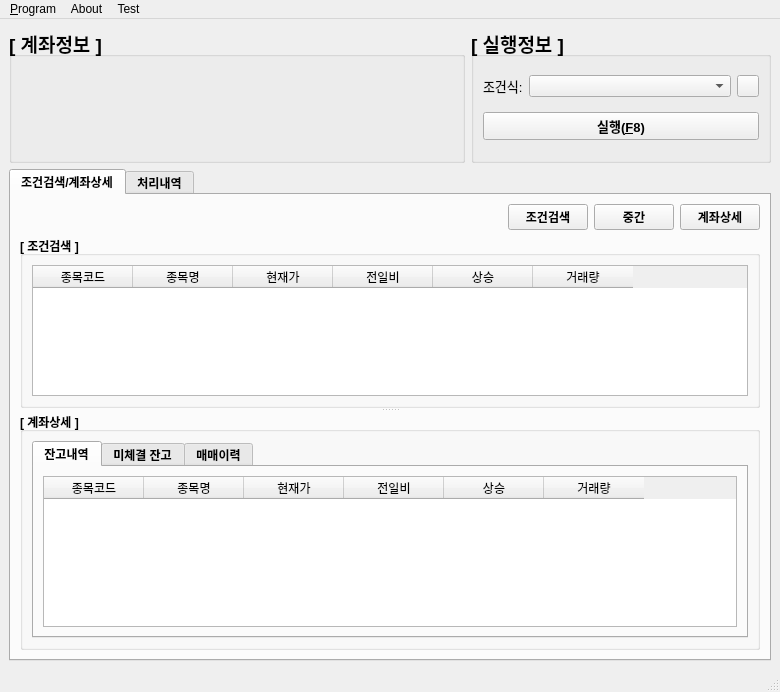
<?xml version="1.0" encoding="UTF-8"?>
<ui version="4.0">
 <class>MainWindow</class>
 <widget class="QMainWindow" name="MainWindow">
  <property name="geometry">
   <rect>
    <x>0</x>
    <y>0</y>
    <width>780</width>
    <height>692</height>
   </rect>
  </property>
  <property name="windowTitle">
   <string>MainWindow</string>
  </property>
  <widget class="QWidget" name="centralwidget">
   <layout class="QGridLayout" name="gridLayout" columnstretch="3,0">
    <item row="0" column="0" rowspan="2">
     <widget class="QGroupBoxMyAccount" name="gbMyAccount">
      <property name="minimumSize">
       <size>
        <width>450</width>
        <height>135</height>
       </size>
      </property>
      <property name="font">
       <font>
        <family>Arial</family>
        <pointsize>14</pointsize>
        <weight>75</weight>
        <bold>true</bold>
       </font>
      </property>
      <property name="title">
       <string>[ 계좌정보 ]</string>
      </property>
     </widget>
    </item>
    <item row="2" column="0" colspan="2">
     <widget class="QTabWidget" name="tabWidget">
      <property name="font">
       <font>
        <weight>75</weight>
        <bold>true</bold>
       </font>
      </property>
      <property name="currentIndex">
       <number>0</number>
      </property>
      <widget class="QWidget" name="tab">
       <attribute name="title">
        <string>조건검색/계좌상세</string>
       </attribute>
       <layout class="QGridLayout" name="gridLayout_5">
        <item row="0" column="0">
         <spacer name="horizontalSpacer">
          <property name="orientation">
           <enum>Qt::Horizontal</enum>
          </property>
          <property name="sizeHint" stdset="0">
           <size>
            <width>40</width>
            <height>20</height>
           </size>
          </property>
         </spacer>
        </item>
        <item row="1" column="0" colspan="4">
         <widget class="QSplitter" name="splitter">
          <property name="frameShadow">
           <enum>QFrame::Plain</enum>
          </property>
          <property name="orientation">
           <enum>Qt::Vertical</enum>
          </property>
          <widget class="QGroupBox" name="gbConStocks">
           <property name="title">
            <string>[ 조건검색 ]</string>
           </property>
           <layout class="QGridLayout" name="gridLayout_3">
            <item row="0" column="0">
             <widget class="QTableWidgetMyStocks" name="twConStocks">
              <property name="sizeAdjustPolicy">
               <enum>QAbstractScrollArea::AdjustIgnored</enum>
              </property>
              <property name="editTriggers">
               <set>QAbstractItemView::NoEditTriggers</set>
              </property>
              <property name="selectionMode">
               <enum>QAbstractItemView::SingleSelection</enum>
              </property>
              <property name="selectionBehavior">
               <enum>QAbstractItemView::SelectRows</enum>
              </property>
              <property name="sortingEnabled">
               <bool>true</bool>
              </property>
              <attribute name="horizontalHeaderShowSortIndicator" stdset="0">
               <bool>true</bool>
              </attribute>
              <attribute name="horizontalHeaderStretchLastSection">
               <bool>false</bool>
              </attribute>
              <attribute name="verticalHeaderCascadingSectionResizes">
               <bool>false</bool>
              </attribute>
              <attribute name="verticalHeaderShowSortIndicator" stdset="0">
               <bool>false</bool>
              </attribute>
              <attribute name="verticalHeaderStretchLastSection">
               <bool>false</bool>
              </attribute>
              <column>
               <property name="text">
                <string>종목코드</string>
               </property>
              </column>
              <column>
               <property name="text">
                <string>종목명</string>
               </property>
              </column>
              <column>
               <property name="text">
                <string>현재가</string>
               </property>
              </column>
              <column>
               <property name="text">
                <string>전일비</string>
               </property>
              </column>
              <column>
               <property name="text">
                <string>상승</string>
               </property>
              </column>
              <column>
               <property name="text">
                <string>거래량</string>
               </property>
              </column>
             </widget>
            </item>
           </layout>
          </widget>
          <widget class="QGroupBox" name="gbMyStocks">
           <property name="styleSheet">
            <string notr="true"/>
           </property>
           <property name="title">
            <string>[ 계좌상세 ] </string>
           </property>
           <layout class="QGridLayout" name="gridLayout_6">
            <item row="0" column="0">
             <widget class="QTabWidget" name="tabAccount">
              <property name="currentIndex">
               <number>0</number>
              </property>
              <widget class="QWidget" name="tab3">
               <attribute name="title">
                <string>잔고내역</string>
               </attribute>
               <layout class="QGridLayout" name="gridLayout_7">
                <item row="0" column="0">
                 <widget class="QTableWidgetMyStocks" name="twMyStocks">
                  <property name="sizeAdjustPolicy">
                   <enum>QAbstractScrollArea::AdjustIgnored</enum>
                  </property>
                  <property name="editTriggers">
                   <set>QAbstractItemView::NoEditTriggers</set>
                  </property>
                  <property name="selectionMode">
                   <enum>QAbstractItemView::SingleSelection</enum>
                  </property>
                  <property name="selectionBehavior">
                   <enum>QAbstractItemView::SelectRows</enum>
                  </property>
                  <property name="sortingEnabled">
                   <bool>true</bool>
                  </property>
                  <attribute name="horizontalHeaderCascadingSectionResizes">
                   <bool>false</bool>
                  </attribute>
                  <attribute name="horizontalHeaderShowSortIndicator" stdset="0">
                   <bool>true</bool>
                  </attribute>
                  <attribute name="horizontalHeaderStretchLastSection">
                   <bool>false</bool>
                  </attribute>
                  <attribute name="verticalHeaderCascadingSectionResizes">
                   <bool>false</bool>
                  </attribute>
                  <attribute name="verticalHeaderStretchLastSection">
                   <bool>false</bool>
                  </attribute>
                  <column>
                   <property name="text">
                    <string>종목코드</string>
                   </property>
                  </column>
                  <column>
                   <property name="text">
                    <string>종목명</string>
                   </property>
                  </column>
                  <column>
                   <property name="text">
                    <string>현재가</string>
                   </property>
                  </column>
                  <column>
                   <property name="text">
                    <string>전일비</string>
                   </property>
                  </column>
                  <column>
                   <property name="text">
                    <string>상승</string>
                   </property>
                  </column>
                  <column>
                   <property name="text">
                    <string>거래량</string>
                   </property>
                  </column>
                 </widget>
                </item>
               </layout>
              </widget>
              <widget class="QWidget" name="tab4">
               <attribute name="title">
                <string>미체결 잔고</string>
               </attribute>
               <layout class="QGridLayout" name="gridLayout_8">
                <item row="0" column="0">
                 <widget class="QTableWidgetMyStocks" name="twChejanStocks">
                  <property name="editTriggers">
                   <set>QAbstractItemView::NoEditTriggers</set>
                  </property>
                  <property name="selectionMode">
                   <enum>QAbstractItemView::SingleSelection</enum>
                  </property>
                  <property name="selectionBehavior">
                   <enum>QAbstractItemView::SelectRows</enum>
                  </property>
                  <property name="sortingEnabled">
                   <bool>true</bool>
                  </property>
                  <attribute name="horizontalHeaderCascadingSectionResizes">
                   <bool>false</bool>
                  </attribute>
                  <attribute name="horizontalHeaderShowSortIndicator" stdset="0">
                   <bool>true</bool>
                  </attribute>
                  <attribute name="horizontalHeaderStretchLastSection">
                   <bool>false</bool>
                  </attribute>
                  <attribute name="verticalHeaderCascadingSectionResizes">
                   <bool>false</bool>
                  </attribute>
                  <attribute name="verticalHeaderStretchLastSection">
                   <bool>false</bool>
                  </attribute>
                  <column>
                   <property name="text">
                    <string>종목코드</string>
                   </property>
                  </column>
                  <column>
                   <property name="text">
                    <string>종목명</string>
                   </property>
                  </column>
                  <column>
                   <property name="text">
                    <string>현재가</string>
                   </property>
                  </column>
                  <column>
                   <property name="text">
                    <string>전일비</string>
                   </property>
                  </column>
                  <column>
                   <property name="text">
                    <string>상승</string>
                   </property>
                  </column>
                  <column>
                   <property name="text">
                    <string>거래량</string>
                   </property>
                  </column>
                 </widget>
                </item>
               </layout>
              </widget>
              <widget class="QWidget" name="tab5">
               <attribute name="title">
                <string>매매이력</string>
               </attribute>
               <layout class="QGridLayout" name="gridLayout_9">
                <item row="0" column="0">
                 <widget class="QTableWidgetMyStocks" name="twChejanHisStocks">
                  <property name="editTriggers">
                   <set>QAbstractItemView::NoEditTriggers</set>
                  </property>
                  <property name="selectionMode">
                   <enum>QAbstractItemView::SingleSelection</enum>
                  </property>
                  <property name="selectionBehavior">
                   <enum>QAbstractItemView::SelectRows</enum>
                  </property>
                  <property name="sortingEnabled">
                   <bool>true</bool>
                  </property>
                  <attribute name="horizontalHeaderCascadingSectionResizes">
                   <bool>false</bool>
                  </attribute>
                  <attribute name="horizontalHeaderShowSortIndicator" stdset="0">
                   <bool>true</bool>
                  </attribute>
                  <attribute name="horizontalHeaderStretchLastSection">
                   <bool>false</bool>
                  </attribute>
                  <attribute name="verticalHeaderCascadingSectionResizes">
                   <bool>false</bool>
                  </attribute>
                  <attribute name="verticalHeaderStretchLastSection">
                   <bool>false</bool>
                  </attribute>
                  <column>
                   <property name="text">
                    <string>종목코드</string>
                   </property>
                  </column>
                  <column>
                   <property name="text">
                    <string>종목명</string>
                   </property>
                  </column>
                  <column>
                   <property name="text">
                    <string>현재가</string>
                   </property>
                  </column>
                  <column>
                   <property name="text">
                    <string>전일비</string>
                   </property>
                  </column>
                  <column>
                   <property name="text">
                    <string>상승</string>
                   </property>
                  </column>
                  <column>
                   <property name="text">
                    <string>거래량</string>
                   </property>
                  </column>
                 </widget>
                </item>
                <item row="1" column="0">
                 <widget class="QFrame" name="pageNavigation">
                  <property name="minimumSize">
                   <size>
                    <width>0</width>
                    <height>0</height>
                   </size>
                  </property>
                  <property name="maximumSize">
                   <size>
                    <width>16777215</width>
                    <height>35</height>
                   </size>
                  </property>
                  <property name="frameShape">
                   <enum>QFrame::StyledPanel</enum>
                  </property>
                  <property name="frameShadow">
                   <enum>QFrame::Raised</enum>
                  </property>
                  <layout class="QHBoxLayout" name="horizontalLayout">
                   <item>
                    <spacer name="horizontalSpacer_3">
                     <property name="orientation">
                      <enum>Qt::Horizontal</enum>
                     </property>
                     <property name="sizeHint" stdset="0">
                      <size>
                       <width>40</width>
                       <height>20</height>
                      </size>
                     </property>
                    </spacer>
                   </item>
                   <item>
                    <widget class="QToolButton" name="pLeft">
                     <property name="focusPolicy">
                      <enum>Qt::TabFocus</enum>
                     </property>
                     <property name="contextMenuPolicy">
                      <enum>Qt::NoContextMenu</enum>
                     </property>
                     <property name="layoutDirection">
                      <enum>Qt::LeftToRight</enum>
                     </property>
                     <property name="text">
                      <string>1</string>
                     </property>
                     <property name="popupMode">
                      <enum>QToolButton::DelayedPopup</enum>
                     </property>
                     <property name="toolButtonStyle">
                      <enum>Qt::ToolButtonIconOnly</enum>
                     </property>
                     <property name="autoRaise">
                      <bool>true</bool>
                     </property>
                     <property name="arrowType">
                      <enum>Qt::LeftArrow</enum>
                     </property>
                    </widget>
                   </item>
                   <item>
                    <widget class="QToolButton" name="p1">
                     <property name="focusPolicy">
                      <enum>Qt::TabFocus</enum>
                     </property>
                     <property name="contextMenuPolicy">
                      <enum>Qt::NoContextMenu</enum>
                     </property>
                     <property name="layoutDirection">
                      <enum>Qt::LeftToRight</enum>
                     </property>
                     <property name="text">
                      <string>1</string>
                     </property>
                     <property name="popupMode">
                      <enum>QToolButton::InstantPopup</enum>
                     </property>
                     <property name="toolButtonStyle">
                      <enum>Qt::ToolButtonTextOnly</enum>
                     </property>
                     <property name="autoRaise">
                      <bool>true</bool>
                     </property>
                     <property name="arrowType">
                      <enum>Qt::NoArrow</enum>
                     </property>
                    </widget>
                   </item>
                   <item>
                    <widget class="QToolButton" name="p2">
                     <property name="focusPolicy">
                      <enum>Qt::TabFocus</enum>
                     </property>
                     <property name="contextMenuPolicy">
                      <enum>Qt::NoContextMenu</enum>
                     </property>
                     <property name="layoutDirection">
                      <enum>Qt::LeftToRight</enum>
                     </property>
                     <property name="text">
                      <string>2</string>
                     </property>
                     <property name="popupMode">
                      <enum>QToolButton::InstantPopup</enum>
                     </property>
                     <property name="toolButtonStyle">
                      <enum>Qt::ToolButtonTextOnly</enum>
                     </property>
                     <property name="autoRaise">
                      <bool>true</bool>
                     </property>
                     <property name="arrowType">
                      <enum>Qt::NoArrow</enum>
                     </property>
                    </widget>
                   </item>
                   <item>
                    <widget class="QToolButton" name="p3">
                     <property name="focusPolicy">
                      <enum>Qt::TabFocus</enum>
                     </property>
                     <property name="contextMenuPolicy">
                      <enum>Qt::NoContextMenu</enum>
                     </property>
                     <property name="layoutDirection">
                      <enum>Qt::LeftToRight</enum>
                     </property>
                     <property name="text">
                      <string>3</string>
                     </property>
                     <property name="popupMode">
                      <enum>QToolButton::InstantPopup</enum>
                     </property>
                     <property name="toolButtonStyle">
                      <enum>Qt::ToolButtonTextOnly</enum>
                     </property>
                     <property name="autoRaise">
                      <bool>true</bool>
                     </property>
                     <property name="arrowType">
                      <enum>Qt::NoArrow</enum>
                     </property>
                    </widget>
                   </item>
                   <item>
                    <widget class="QToolButton" name="p4">
                     <property name="focusPolicy">
                      <enum>Qt::TabFocus</enum>
                     </property>
                     <property name="contextMenuPolicy">
                      <enum>Qt::NoContextMenu</enum>
                     </property>
                     <property name="layoutDirection">
                      <enum>Qt::LeftToRight</enum>
                     </property>
                     <property name="text">
                      <string>4</string>
                     </property>
                     <property name="popupMode">
                      <enum>QToolButton::InstantPopup</enum>
                     </property>
                     <property name="toolButtonStyle">
                      <enum>Qt::ToolButtonTextOnly</enum>
                     </property>
                     <property name="autoRaise">
                      <bool>true</bool>
                     </property>
                     <property name="arrowType">
                      <enum>Qt::NoArrow</enum>
                     </property>
                    </widget>
                   </item>
                   <item>
                    <widget class="QToolButton" name="p5">
                     <property name="focusPolicy">
                      <enum>Qt::TabFocus</enum>
                     </property>
                     <property name="contextMenuPolicy">
                      <enum>Qt::NoContextMenu</enum>
                     </property>
                     <property name="layoutDirection">
                      <enum>Qt::LeftToRight</enum>
                     </property>
                     <property name="text">
                      <string>5</string>
                     </property>
                     <property name="popupMode">
                      <enum>QToolButton::InstantPopup</enum>
                     </property>
                     <property name="toolButtonStyle">
                      <enum>Qt::ToolButtonTextOnly</enum>
                     </property>
                     <property name="autoRaise">
                      <bool>true</bool>
                     </property>
                     <property name="arrowType">
                      <enum>Qt::NoArrow</enum>
                     </property>
                    </widget>
                   </item>
                   <item>
                    <widget class="QToolButton" name="p6">
                     <property name="focusPolicy">
                      <enum>Qt::TabFocus</enum>
                     </property>
                     <property name="contextMenuPolicy">
                      <enum>Qt::NoContextMenu</enum>
                     </property>
                     <property name="layoutDirection">
                      <enum>Qt::LeftToRight</enum>
                     </property>
                     <property name="text">
                      <string>6</string>
                     </property>
                     <property name="popupMode">
                      <enum>QToolButton::InstantPopup</enum>
                     </property>
                     <property name="toolButtonStyle">
                      <enum>Qt::ToolButtonTextOnly</enum>
                     </property>
                     <property name="autoRaise">
                      <bool>true</bool>
                     </property>
                     <property name="arrowType">
                      <enum>Qt::NoArrow</enum>
                     </property>
                    </widget>
                   </item>
                   <item>
                    <widget class="QToolButton" name="p7">
                     <property name="focusPolicy">
                      <enum>Qt::TabFocus</enum>
                     </property>
                     <property name="contextMenuPolicy">
                      <enum>Qt::NoContextMenu</enum>
                     </property>
                     <property name="layoutDirection">
                      <enum>Qt::LeftToRight</enum>
                     </property>
                     <property name="text">
                      <string>7</string>
                     </property>
                     <property name="popupMode">
                      <enum>QToolButton::InstantPopup</enum>
                     </property>
                     <property name="toolButtonStyle">
                      <enum>Qt::ToolButtonTextOnly</enum>
                     </property>
                     <property name="autoRaise">
                      <bool>true</bool>
                     </property>
                     <property name="arrowType">
                      <enum>Qt::NoArrow</enum>
                     </property>
                    </widget>
                   </item>
                   <item>
                    <widget class="QToolButton" name="p8">
                     <property name="focusPolicy">
                      <enum>Qt::TabFocus</enum>
                     </property>
                     <property name="contextMenuPolicy">
                      <enum>Qt::NoContextMenu</enum>
                     </property>
                     <property name="layoutDirection">
                      <enum>Qt::LeftToRight</enum>
                     </property>
                     <property name="text">
                      <string>8</string>
                     </property>
                     <property name="popupMode">
                      <enum>QToolButton::InstantPopup</enum>
                     </property>
                     <property name="toolButtonStyle">
                      <enum>Qt::ToolButtonTextOnly</enum>
                     </property>
                     <property name="autoRaise">
                      <bool>true</bool>
                     </property>
                     <property name="arrowType">
                      <enum>Qt::NoArrow</enum>
                     </property>
                    </widget>
                   </item>
                   <item>
                    <widget class="QToolButton" name="p9">
                     <property name="focusPolicy">
                      <enum>Qt::TabFocus</enum>
                     </property>
                     <property name="contextMenuPolicy">
                      <enum>Qt::NoContextMenu</enum>
                     </property>
                     <property name="layoutDirection">
                      <enum>Qt::LeftToRight</enum>
                     </property>
                     <property name="text">
                      <string>9</string>
                     </property>
                     <property name="popupMode">
                      <enum>QToolButton::InstantPopup</enum>
                     </property>
                     <property name="toolButtonStyle">
                      <enum>Qt::ToolButtonTextOnly</enum>
                     </property>
                     <property name="autoRaise">
                      <bool>true</bool>
                     </property>
                     <property name="arrowType">
                      <enum>Qt::NoArrow</enum>
                     </property>
                    </widget>
                   </item>
                   <item>
                    <widget class="QToolButton" name="p10">
                     <property name="focusPolicy">
                      <enum>Qt::TabFocus</enum>
                     </property>
                     <property name="contextMenuPolicy">
                      <enum>Qt::NoContextMenu</enum>
                     </property>
                     <property name="layoutDirection">
                      <enum>Qt::LeftToRight</enum>
                     </property>
                     <property name="text">
                      <string>10</string>
                     </property>
                     <property name="popupMode">
                      <enum>QToolButton::InstantPopup</enum>
                     </property>
                     <property name="toolButtonStyle">
                      <enum>Qt::ToolButtonTextOnly</enum>
                     </property>
                     <property name="autoRaise">
                      <bool>true</bool>
                     </property>
                     <property name="arrowType">
                      <enum>Qt::NoArrow</enum>
                     </property>
                    </widget>
                   </item>
                   <item>
                    <widget class="QToolButton" name="pRight">
                     <property name="focusPolicy">
                      <enum>Qt::TabFocus</enum>
                     </property>
                     <property name="contextMenuPolicy">
                      <enum>Qt::NoContextMenu</enum>
                     </property>
                     <property name="layoutDirection">
                      <enum>Qt::LeftToRight</enum>
                     </property>
                     <property name="text">
                      <string>10</string>
                     </property>
                     <property name="popupMode">
                      <enum>QToolButton::InstantPopup</enum>
                     </property>
                     <property name="toolButtonStyle">
                      <enum>Qt::ToolButtonIconOnly</enum>
                     </property>
                     <property name="autoRaise">
                      <bool>true</bool>
                     </property>
                     <property name="arrowType">
                      <enum>Qt::RightArrow</enum>
                     </property>
                    </widget>
                   </item>
                   <item>
                    <spacer name="horizontalSpacer_2">
                     <property name="orientation">
                      <enum>Qt::Horizontal</enum>
                     </property>
                     <property name="sizeHint" stdset="0">
                      <size>
                       <width>148</width>
                       <height>12</height>
                      </size>
                     </property>
                    </spacer>
                   </item>
                  </layout>
                 </widget>
                </item>
               </layout>
              </widget>
             </widget>
            </item>
           </layout>
          </widget>
         </widget>
        </item>
        <item row="0" column="2">
         <widget class="QPushButton" name="btnMiddle">
          <property name="text">
           <string>중간</string>
          </property>
          <property name="shortcut">
           <string>Ctrl+M</string>
          </property>
         </widget>
        </item>
        <item row="0" column="1">
         <widget class="QPushButton" name="btnConMax">
          <property name="text">
           <string>조건검색</string>
          </property>
          <property name="shortcut">
           <string>Ctrl+C</string>
          </property>
         </widget>
        </item>
        <item row="0" column="3">
         <widget class="QPushButton" name="btnMyMax">
          <property name="text">
           <string>계좌상세</string>
          </property>
          <property name="shortcut">
           <string>Ctrl+A</string>
          </property>
         </widget>
        </item>
       </layout>
      </widget>
      <widget class="QWidget" name="tab2">
       <attribute name="title">
        <string>처리내역</string>
       </attribute>
       <layout class="QGridLayout" name="gridLayout_4">
        <item row="2" column="0" colspan="2">
         <widget class="QTextBrowser" name="tbConsole">
          <property name="font">
           <font>
            <family>D2Coding</family>
            <weight>50</weight>
            <bold>false</bold>
           </font>
          </property>
          <property name="contextMenuPolicy">
           <enum>Qt::ActionsContextMenu</enum>
          </property>
          <property name="styleSheet">
           <string notr="true">QTextBrowser {background-color: black; color:white};</string>
          </property>
          <property name="html">
           <string>&lt;!DOCTYPE HTML PUBLIC &quot;-//W3C//DTD HTML 4.0//EN&quot; &quot;http://www.w3.org/TR/REC-html40/strict.dtd&quot;&gt;
&lt;html&gt;&lt;head&gt;&lt;meta name=&quot;qrichtext&quot; content=&quot;1&quot; /&gt;&lt;style type=&quot;text/css&quot;&gt;
p, li { white-space: pre-wrap; }
&lt;/style&gt;&lt;/head&gt;&lt;body style=&quot; font-family:'D2Coding'; font-size:9pt; font-weight:400; font-style:normal;&quot;&gt;
&lt;p style=&quot;-qt-paragraph-type:empty; margin-top:0px; margin-bottom:0px; margin-left:0px; margin-right:0px; -qt-block-indent:0; text-indent:0px; font-family:'Gulim';&quot;&gt;&lt;br /&gt;&lt;/p&gt;&lt;/body&gt;&lt;/html&gt;</string>
          </property>
         </widget>
        </item>
       </layout>
      </widget>
     </widget>
    </item>
    <item row="0" column="1" rowspan="2">
     <widget class="QGroupBox" name="groupBox">
      <property name="minimumSize">
       <size>
        <width>300</width>
        <height>0</height>
       </size>
      </property>
      <property name="font">
       <font>
        <family>Arial</family>
        <pointsize>14</pointsize>
        <weight>75</weight>
        <bold>true</bold>
       </font>
      </property>
      <property name="title">
       <string>[ 실행정보 ]</string>
      </property>
      <layout class="QGridLayout" name="gridLayout_2" columnstretch="1,10,0">
       <item row="1" column="0" colspan="3">
        <widget class="QPushButton" name="btnRun">
         <property name="font">
          <font>
           <family>Arial</family>
           <pointsize>10</pointsize>
           <weight>75</weight>
           <bold>true</bold>
          </font>
         </property>
         <property name="text">
          <string>실행(&amp;F8)</string>
         </property>
         <property name="shortcut">
          <string>F8</string>
         </property>
         <property name="checked">
          <bool>false</bool>
         </property>
        </widget>
       </item>
       <item row="0" column="0">
        <widget class="QLabel" name="labelCbConUp">
         <property name="font">
          <font>
           <family>Arial</family>
           <pointsize>10</pointsize>
           <weight>50</weight>
           <bold>false</bold>
          </font>
         </property>
         <property name="text">
          <string>조건식:</string>
         </property>
        </widget>
       </item>
       <item row="0" column="1">
        <widget class="QComboBox" name="cbConUp">
         <property name="font">
          <font>
           <family>Arial</family>
           <pointsize>8</pointsize>
           <weight>50</weight>
           <bold>false</bold>
          </font>
         </property>
        </widget>
       </item>
       <item row="0" column="2">
        <widget class="QPushButton" name="btnReload">
         <property name="minimumSize">
          <size>
           <width>15</width>
           <height>0</height>
          </size>
         </property>
         <property name="maximumSize">
          <size>
           <width>22</width>
           <height>22</height>
          </size>
         </property>
         <property name="font">
          <font>
           <family>Arial</family>
           <pointsize>8</pointsize>
           <weight>50</weight>
           <bold>false</bold>
          </font>
         </property>
         <property name="text">
          <string/>
         </property>
         <property name="icon">
          <iconset>
           <normaloff>resources/iconReload.png</normaloff>resources/iconReload.png</iconset>
         </property>
         <property name="shortcut">
          <string>F8</string>
         </property>
         <property name="checked">
          <bool>false</bool>
         </property>
        </widget>
       </item>
      </layout>
     </widget>
    </item>
   </layout>
  </widget>
  <widget class="QMenuBar" name="menuBar">
   <property name="geometry">
    <rect>
     <x>0</x>
     <y>0</y>
     <width>780</width>
     <height>21</height>
    </rect>
   </property>
   <widget class="QMenu" name="mProgram">
    <property name="title">
     <string>&amp;Program</string>
    </property>
    <addaction name="actLogin"/>
    <addaction name="actSetting"/>
    <addaction name="actInformation"/>
    <addaction name="actExit"/>
   </widget>
   <widget class="QMenu" name="mAbout">
    <property name="title">
     <string>About</string>
    </property>
   </widget>
   <widget class="QMenu" name="menuTest">
    <property name="title">
     <string>Test</string>
    </property>
    <addaction name="actChejan0"/>
    <addaction name="actChejan1"/>
    <addaction name="actTestCode"/>
   </widget>
   <addaction name="mProgram"/>
   <addaction name="mAbout"/>
   <addaction name="menuTest"/>
  </widget>
  <widget class="QStatusBar" name="statusbar"/>
  <action name="actExit">
   <property name="text">
    <string>Exit</string>
   </property>
   <property name="shortcut">
    <string>Ctrl+X</string>
   </property>
  </action>
  <action name="actLogin">
   <property name="text">
    <string>Login</string>
   </property>
   <property name="shortcut">
    <string>Ctrl+L</string>
   </property>
  </action>
  <action name="actSetting">
   <property name="text">
    <string>Setting</string>
   </property>
   <property name="shortcut">
    <string>Ctrl+S</string>
   </property>
  </action>
  <action name="actChejan0">
   <property name="text">
    <string>Chejan_0</string>
   </property>
   <property name="shortcut">
    <string>Ctrl+0</string>
   </property>
  </action>
  <action name="actChejan1">
   <property name="text">
    <string>Chejan_1</string>
   </property>
   <property name="shortcut">
    <string>Ctrl+1</string>
   </property>
  </action>
  <action name="actInformation">
   <property name="text">
    <string>Information</string>
   </property>
   <property name="shortcut">
    <string>Ctrl+I</string>
   </property>
  </action>
  <action name="actTestCode">
   <property name="text">
    <string>TestCode</string>
   </property>
  </action>
 </widget>
 <customwidgets>
  <customwidget>
   <class>QGroupBoxMyAccount</class>
   <extends>QGroupBox</extends>
   <header>extends/QGroupBoxMyAccount.h</header>
   <container>1</container>
  </customwidget>
  <customwidget>
   <class>QTableWidgetMyStocks</class>
   <extends>QTableWidget</extends>
   <header>extends/QTableWidgetMyStocks.h</header>
  </customwidget>
 </customwidgets>
 <tabstops>
  <tabstop>cbConUp</tabstop>
  <tabstop>btnReload</tabstop>
  <tabstop>btnRun</tabstop>
  <tabstop>tabWidget</tabstop>
  <tabstop>btnConMax</tabstop>
  <tabstop>btnMiddle</tabstop>
  <tabstop>btnMyMax</tabstop>
  <tabstop>twConStocks</tabstop>
  <tabstop>tabAccount</tabstop>
  <tabstop>twMyStocks</tabstop>
  <tabstop>tbConsole</tabstop>
  <tabstop>twChejanHisStocks</tabstop>
  <tabstop>twChejanStocks</tabstop>
 </tabstops>
 <resources/>
 <connections/>
</ui>
